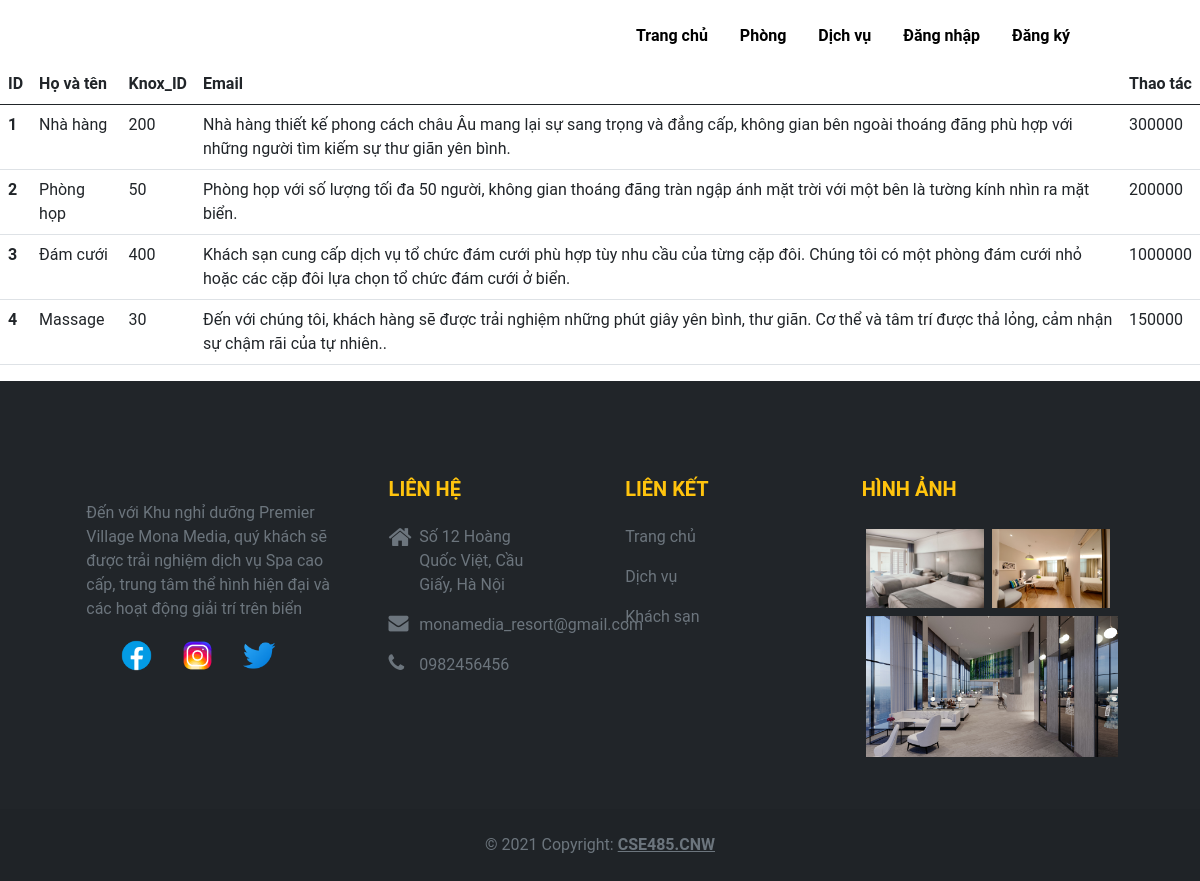
/src/hotel_booking/user/tb-service.php, run on the app's committed database.
### tables this page shows
CREATE TABLE `tb_services` (
  `ser_ID` int(10) UNSIGNED NOT NULL,
  `ser_name` varchar(50) NOT NULL,
  `ser_room_size` varchar(10) NOT NULL,
  `ser_description` varchar(255) NOT NULL,
  `ser_price` int(10) NOT NULL,
  `ser_image` varchar(255) NOT NULL
);

### src/hotel_booking/user/tb-service.php (the view)
<?php
    include 'header.php';
?>
<main>
    <table class="table">
    <thead>
        <tr>
        <th scope="col">ID</th>
        <th scope="col">Họ và tên</th>
        <th scope="col">Knox_ID</th>
        <th scope="col">Email</th>
        <th scope="col">Thao tác</th>
        </tr>
    </thead>
    <tbody>
        <?php
            include '../config.php';
            $sql = "SELECT * FROM tb_services";
            $result = mysqli_query($conn,$sql);
            if(mysqli_num_rows($result) > 0){
                while($row = mysqli_fetch_assoc($result)){
                echo '<tr>';
                echo  '<th scope="row">'.$row['ser_ID'].'</th>';
                echo  '<td>'.$row['ser_name'].'</td>';
                echo  '<td>'.$row['ser_room_size'].'</td>';
                echo  '<td>'.$row['ser_description'].'</td>';
                echo   '<td>'.$row['ser_price'].'</td>';
                echo   '</tr>';
                }
            }
        ?>
    </tbody>
    </table>
</main>
<?php
    include 'footer.php';
?>

### src/hotel_booking/user/header.php (shortened to what this page needs)
<!doctype html>
<html lang="en">
  <head>
    <link href="https://cdn.jsdelivr.net/npm/bootstrap@5.0.2/dist/css/bootstrap.min.css" rel="stylesheet">
    <link rel="stylesheet" href="../css/style.css">
    <link rel="stylesheet" href="https://cdnjs.cloudflare.com/ajax/libs/font-awesome/4.7.0/css/font-awesome.min.css">
  </head>
  <body>
    <div class = "container" >
    <nav class="navbar navbar-expand-lg navbar-light navbar-fixed-top pt-3 navbar-scroll">
      <div class="container row align-items-center">
        <div class = "col-3">
          </div>
        <div class = "col-auto">
            <div class="collapse navbar-collapse" id="navbarNavAltMarkup">
              <div class="navbar-nav mx-4">
                <a class="nav-link active fw-bold fs-6 text-decoration-none mx-2" style = "color:black" aria-current="page" href="index.php">Trang chủ</a>
                <a href="room.php" class = "nav-link fs-6 fw-bold text-decoration-none  mx-2" style = "color:black">Phòng</a>
                <a href="service.php" class = "nav-link  fs-6 fw-bold text-decoration-none mx-2" style = "color:black">Dịch vụ</a>
                <?php
                   if(isset($_SESSION['loginUserOK'])){
                       echo '<a href="cus-order.php" class = "nav-link fs-6 fw-bold text-decoration-none mx-2" style = "color:black">Đơn hàng</a>';
                       echo '<a href="logout.php" class = "nav-link fs-6 fw-bold text-decoration-none mx-2" style = "color:black">Đăng xuất</a>';
                       echo '<label for="" class ="fs-6 fw-bold text-decoration-none mx-2 text-uppercase my-bg p-2 py-auto rounded-pill text-white">'.$_SESSION['loginUserOK'].'</label>';
                   }else
                   {
                    echo '<a href="login.php" class = "nav-link fs-6 fw-bold text-decoration-none mx-2" style = "color:black">Đăng nhập</a>';
                    echo '<a href="register.php" class = "nav-link fs-6 fw-bold text-decoration-none mx-2" style = "color:black">Đăng ký</a>';
                   }
                ?>
              </div>
            </div>
        </div>
      </div>
    </nav>
  </div>

### src/hotel_booking/user/footer.php (shortened to what this page needs)
<footer class="text-center text-lg-start bg-dark text-muted">
    <section class="p-5">
      <div class="container text-center text-md-start mt-5">
        <div class="row mt-3">
          <div class="col-md-3 col-lg-4 col-xl-3 mx-auto mb-4">
            <p>
            Đến với Khu nghỉ dưỡng Premier Village Mona Media, quý khách sẽ được trải nghiệm dịch vụ Spa cao cấp, trung tâm thể hình hiện đại và các hoạt động giải trí trên biển
            </p>
            <ul class = "row" style = "list-style: none">
              <li class = "col-3">
              <a href="#">
                <img src="../images/facebook.png" alt="#" class = "img-fluid" data-bs-toggle="tooltip" data-bs-placement="top" title="Follow on Facebook">
              </a></li>
              <li class = "col-3">
              <a href="#">
                <img src="../images/insta.png" alt="#" class = "img-fluid" data-bs-toggle="tooltip" data-bs-placement="top" title="Follow on Instagram">
              </a></li>
              <li class = "col-3">
              <a href="#">
                <img src="../images/twitter.png" alt="#" class = "img-fluid" data-bs-toggle="tooltip" data-bs-placement="top" title="Follow on Twitter">
              </a></li>
            </ul>
          </div>
          <div class="col-md-3 col-lg-2 col-xl-2 mx-auto mb-4 ms-0">
            <h5 class="text-uppercase fw-bold mb-4" style = "color:#FFC40E">
              Liên hệ
            </h5>
            <div class = "row">
              <div class = "col-2">
                <i class="fa fa-home" aria-hidden="true" style = "font-size:25px"></i>
              </div>
              <div class = "col-10">
                <p>Số 12 Hoàng Quốc Việt, Cầu Giấy, Hà Nội</p>
              </div>
            </div>
            <div class = "row">
              <div class = "col-2">
                <i class="fa fa-envelope" aria-hidden="true" style = "font-size:20px"></i>
              </div>
              <div class = "col-10">
                <p>monamedia_resort@gmail.com</p>
              </div>
            </div>
            <div class = "row">
              <div class = "col-2">
              <i class="fa fa-phone" aria-hidden="true" style = "font-size:20px"></i>
              </div>
              <div class = "col-10">
                <p>0982456456</p>
              </div>
            </div>
          </div>
          <div class="col-md-2 col-lg-2 col-xl-2 mx-auto mb-4 ">
            <h5 class="text-uppercase fw-bold mb-4" style = "color:#FFC40E">
              Liên kết
            </h5>
            <p>
              <a href="index.php" class="ser text-decoration-none" style = "color: #6c757d">Trang chủ</a>
            </p>
            <p>
              <a href="service.php" class="ser text-decoration-none" style = "color: #6c757d">Dịch vụ</a>
            </p>
            <p>
              <a href="room.php" class="ser text-decoration-none" style = "color: #6c757d">Khách sạn</a>
            </p>
          </div>
          <div class="col-md-4 col-lg-3 col-xl-3 mx-auto mb-md-0 mb-4">
            <h5 class="text-uppercase fw-bold mb-4" style = "color:#FFC40E">
              Hình ảnh
            </h5>
            <ul class = "row p-0 m-0 large-columns-2" style = "list-style:none">
              <li class = "col img-ser p-0 m-1">
              <a href="">
                <img src="../images/double-room.jpg" alt="#" class = "img-fluid">
              </a></li>
              <li class = "col img-ser p-0 m-1">
              <a href="#">
                <img src="../images/single-room.jpg" alt="#" class = "img-fluid">
              </a></li>
            </ul>
            <ul class = "row p-0 m-0 medium-columns-2" style = "list-style:none">
             <li class = "col img-ser col-auto p-0 m-1">
              <a href="#">
                <img src="../images/image-index.jpg" alt="#" class = "img-fluid">
              </a></li>
            </ul>
            </div>
          </div>
        </div>
    </section>
    <div class="text-center p-4" style="background-color: rgba(0, 0, 0, 0.05);">
      © 2021 Copyright:
      <a class="text-reset fw-bold" href="#">CSE485.CNW</a>
    </div>
</footer>
  </body>
</html>

### src/hotel_booking/css/style.css (style rules this page uses)
body { font-family: 'Roboto' , sans-serif; margin: 0; padding: 0; }

### data on the page
tb_services: ser_ID "1", ser_name "Nhà hàng", ser_room_size "200", ser_description "Nhà hàng thiết kế phong cách châu Âu mang lại sự sang trọng và đẳng cấp, không gian bên ngoài thoáng đãng phù hợp với những người tìm kiếm sự thư giãn yên bình.", ser_price "300000"
tb_services: ser_ID "2", ser_name "Phòng họp", ser_room_size "50", ser_description "Phòng họp với số lượng tối đa 50 người, không gian thoáng đãng tràn ngập ánh mặt trời với một bên là tường kính nhìn ra mặt biển.", ser_price "200000"
tb_services: ser_ID "3", ser_name "Đám cưới", ser_room_size "400", ser_description "Khách sạn cung cấp dịch vụ tổ chức đám cưới phù hợp tùy nhu cầu của từng cặp đôi. Chúng tôi có một phòng đám cưới nhỏ hoặc các cặp đôi lựa chọn tổ chức đám cưới ở biển.", ser_price "1000000"
tb_services: ser_ID "4", ser_name "Massage", ser_room_size "30", ser_description "Đến với chúng tôi, khách hàng sẽ được trải nghiệm những phút giây yên bình, thư giãn. Cơ thể và tâm trí được thả lỏng, cảm nhận sự chậm rãi của tự nhiên..", ser_price "150000"
